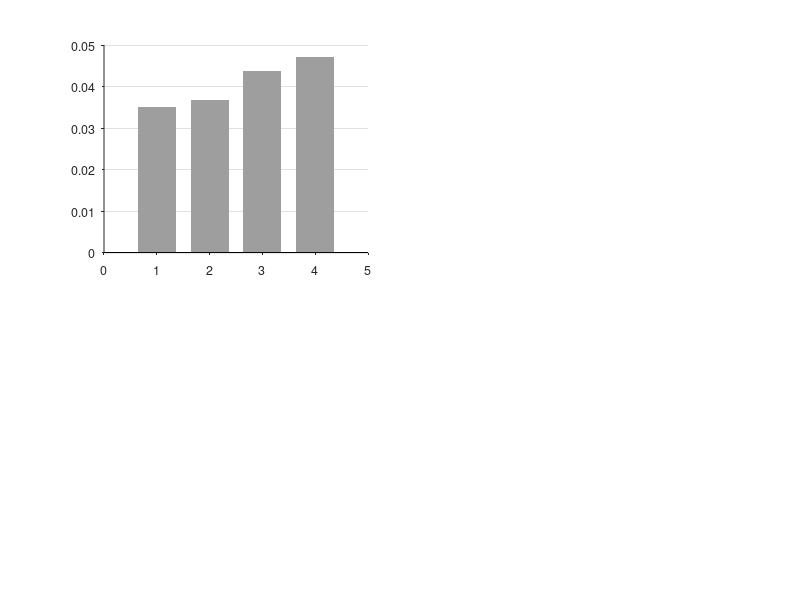

This figure's MATLAB source: (Note: this script raises an error after producing the figure.)
% 적재별 종합 - 예측 오차와 주행 오차를 한 자리에 (32 / 40 / 48 / 56 t)
%
% 무게를 MLP 입력에 넣을지에 대한 근거를 적재별로 모았다. 두 축이 있다.
%
%   가로축 = 무엇을 재나
%     예측 오차   1스텝 잔차 예측 오차. 모델 자체의 정확도
%     주행 오차   급코너 횡오차 RMS / 헤딩오차 RMS. 폐루프 추종 성능
%
%   세로축 = 그 적재를 학습에서 봤나
%     본 적재     32/40/48/56 을 다 섞어 학습. 평가 적재도 학습에 들어있다
%     안 본 적재  그 적재를 통째로 빼고 학습. 처음 보는 적재다
%
% '본 적재' 는 무게에 가장 유리한 조건이다 - 학습에서 봤고, 입력에 무게 칸이 있고,
% 주행 때 정답 무게까지 받는다. 실차에는 적재 중량계가 없으니 이건 상한선이다.
% '안 본 적재' 가 실제 배치 상황에 가깝고, 거기서 결론이 뒤집힌다.
%
%   본 적재    예측은 차이 없고(0~3%), 주행은 조건화가 7~20% 좋아 보인다.
%              그런데 플라시보(무게 열을 섞어 정보량 0)가 그 이득의 절반 이상을
%              재현한다 - 무게 정보가 아니라 입력 차원 탓이다.
%   안 본 적재 조건화가 **진다**. 횡 -24.8 / +4.0 / -54.4 / -112.5 %.
%              12 시드쌍 중 10쌍이 무게 X 승. 플라시보는 12/12 로 조건화를 이긴다.
%
% ** 40 t 주행 주의 ** 40 t 만 주행 조건이 다르다 (v=12 / 10 Hz / 시드 1개, 나머지는
% v=10 / 6.5 Hz / 시드 3개). 속도가 1.9 m/s 빨라 절대 오차가 약 2배다. 막대에
% 빗금으로 표시했다. **40 t 내부의 무게 O/X 쌍비교만 유효하다.**
%
% ** 안 본 적재 주행 ** 아직 주행 안 했으면 그 칸은 비고 '(not run yet)' 이 찍힌다.
% 채우려면:  ./scripts/run_ablation.sh lomo_nomass 56 0   (TruckMaker Loads=24000)
%
% 창 3개가 뜬다.
%   Figure 1  횡방향  4칸 (예측/본, 예측/안본, 주행/본, 주행/안본)
%   Figure 2  헤딩    4칸 (같은 배치)
%   Figure 3  같은 값을 표로. 명령창에도 같이 출력된다.
%
% 데이터: fig_mass_summary.mat  (results/mass_summary.py 가 생성)
% 실행:   results/matlab/ 폴더 안에서 `plot_mass_summary`
% 요구:   base MATLAB 만 (툴박스 불필요). R2013a 이상.

clear; close all
load('fig_mass_summary.mat')

GREY = [0.62 0.62 0.62];    % 보정 없음
NOM  = [0.12 0.47 0.71];    % 무게 없음
RES  = [0.90 0.49 0.13];    % 무게 있음
PLA  = [0.00 0.62 0.45];    % 플라시보 (Okabe-Ito bluish green)
COL  = [NOM; RES; PLA];

mm = mass(:);  nM = numel(mm);  x = (1:nM)';
w  = 0.24;
DN = 2; DA = 3;             % 예측 채널: 1=ds 2=dn 3=dalpha 4=dv

% NaN 안전 평균/표준편차 (플라시보는 일부 적재만, 40t 주행은 시드 1개, 안 본 적재
% 주행은 아직 없을 수 있다). nanmean 은 Statistics Toolbox 함수라 쓰지 않는다.
nm_mean = @(v) sum(v(~isnan(v))) / max(sum(~isnan(v)), 1);
nm_sd   = @(v) std(v(~isnan(v)));
nm_n    = @(v) sum(~isnan(v));

%% ---- 4칸의 정의: {데이터, 보정없음, 채널, 배율, 제목, y라벨} ----
% k=1 횡, k=2 헤딩
for k = 1:2
    if k == 1
        pc = DN; dc = 1; sc = 1;      chn = 'lateral';
        yp = '1-step  \Deltan  [m]';  yd = 'corner  |n|  RMS  [m]';
    else
        pc = DA; dc = 2; sc = 180/pi; chn = 'heading';
        yp = '1-step  \Delta\alpha  [deg]'; yd = 'corner  \alpha  RMS  [deg]';
    end
    PANEL = { pred_seen,   pred_raw_seen,   pc, sc, ...
                sprintf('(a)  prediction error  -  SEEN payload'),   yp, 0; ...
              pred_unseen, pred_raw_unseen, pc, sc, ...
                sprintf('(b)  prediction error  -  UNSEEN payload'), yp, 0; ...
              drive_seen,  [],              dc, 1,  ...
                sprintf('(c)  tracking error  -  SEEN payload'),     yd, 1; ...
              drive_unseen,[],              dc, 1,  ...
                sprintf('(d)  tracking error  -  UNSEEN payload'),   yd, 1 };

    figure('Color','w','Position',[40+30*k 40 1120 720])
    for p = 1:4
        A = PANEL{p,1};  R = PANEL{p,2};  ci = PANEL{p,3};
        s = PANEL{p,4};  ttl = PANEL{p,5}; ylb = PANEL{p,6}; isdrive = PANEL{p,7};
        subplot(2,2,p); hold on; box off
        set(gca,'FontSize',9,'TickDir','out','YGrid','on', ...
                'GridColor',[.88 .88 .88],'GridAlpha',1,'Layer','bottom')

        if ~isempty(R)      % 보정 없음: 회색 배경 막대 (스케일 기준선)
            bar(x, R(:,ci)*s, 0.72, 'FaceColor', GREY, 'EdgeColor','none', ...
                'FaceAlpha', 0.30);
        end

        hb = []; lg = {}; any_data = 0;
        for a = 1:3
            mu = zeros(nM,1); n = zeros(nM,1);
            for i = 1:nM
                v = squeeze(A(i,a,:,ci))*s;
                mu(i) = nm_mean(v);  n(i) = nm_n(v);
            end
            if ~any(n), continue; end
            any_data = 1;
            mu(n == 0) = 0;
            hh = bar(x + (a-2)*w, mu, w*0.9, 'FaceColor', COL(a,:), 'EdgeColor','none');
            hb(end+1) = hh; lg{end+1} = arm{a};  %#ok<AGROW,SAGROW>
            for i = 1:nM
                v = squeeze(A(i,a,:,ci))*s;  v = v(~isnan(v));
                if isempty(v), continue; end
                % 개별 시드를 점으로 - 산포를 숨기지 않는다
                plot(x(i) + (a-2)*w, v, 'o', 'MarkerSize', 3.5, ...
                     'MarkerFaceColor','w','MarkerEdgeColor',COL(a,:)*0.7,'LineWidth',0.8);
                % 40t 주행은 조건이 다르다 - 별표로 경고
                if isdrive && ~drive_same(i)
                    yl = ylim;
                    text(x(i)+(a-2)*w, mu(i)+0.03*(yl(2)-yl(1)), '*', ...
                         'HorizontalAlignment','center','FontSize',11,'Color',[.7 .2 .2]);
                end
            end
        end

        set(gca,'XTick',x,'XTickLabel',arrayfun(@(m) sprintf('%dt',m), mm, ...
                'UniformOutput',false))
        ylabel(ylb);  xlim([0.5 nM+0.5])
        title(ttl,'FontSize',10,'FontWeight','normal')
        if p >= 3, xlabel('Payload'); end
        if ~any_data
            yl = ylim;
            text(mean(xlim), mean(yl), '(not run yet)', ...
                 'HorizontalAlignment','center','FontSize',12,'Color',[.6 .6 .6]);
        elseif p == 1
            legend(hb, lg, 'Location','northwest','Box','off','FontSize',8);
        end
        if isdrive && any(~drive_same)
            yl = ylim;
            text(0.55, yl(1)+0.96*(yl(2)-yl(1)), ...
                 '*  different run condition (v=12, 10 Hz, 1 seed)', ...
                 'FontSize',7.5,'Color',[.7 .2 .2]);
        end
    end
    annotation('textbox',[0.005 0.955 0.99 0.04],'String', ...
        sprintf(['%s channel   -   with-mass input helps only where the payload ' ...
        'was in the training set'], upper(chn)), ...
        'EdgeColor','none','FontSize',11,'FontWeight','bold', ...
        'HorizontalAlignment','center');
end

%% ---- 수치 표 (명령창 + Figure 3) ----
LBL = {'lateral', 'heading'};
BLK = {'prediction / SEEN', 'prediction / UNSEEN', ...
       'tracking / SEEN',   'tracking / UNSEEN'};
lines = {};
for k = 1:2
    if k == 1, pc = DN; dc = 1; sc = 1; else pc = DA; dc = 2; sc = 180/pi; end
    SRC = {pred_seen, pred_raw_seen, pc, sc; pred_unseen, pred_raw_unseen, pc, sc; ...
           drive_seen, [], dc, 1;            drive_unseen, [], dc, 1};
    lines{end+1} = sprintf('=== %s ===', upper(LBL{k}));  %#ok<SAGROW>
    for b = 1:4
        A = SRC{b,1}; R = SRC{b,2}; ci = SRC{b,3}; s = SRC{b,4};
        lines{end+1} = sprintf('--- %s', BLK{b});  %#ok<SAGROW>
        lines{end+1} = sprintf('%6s %10s %16s %16s %16s %8s', ...
            'mass','no resid','no mass','with mass','shuffled','gain');  %#ok<SAGROW>
        for i = 1:nM
            if isempty(R), r0 = sprintf('%10s','-');
            else           r0 = sprintf('%10.4f', R(i,ci)*s); end
            c = cell(1,3); mu = nan(1,3);
            for a = 1:3
                v = squeeze(A(i,a,:,ci))*s;
                if nm_n(v) == 0, c{a} = sprintf('%16s','-');
                else
                    mu(a) = nm_mean(v);
                    c{a} = sprintf('%10.4f%c%.4f', mu(a), char(177), nm_sd(v));
                end
            end
            if isnan(mu(1)) || isnan(mu(2)), g = sprintf('%8s','-');
            else g = sprintf('%7.1f%%', 100*(mu(1)-mu(2))/mu(1)); end
            lines{end+1} = sprintf('%5dt %s %s %s %s %s', ...
                mm(i), r0, c{1}, c{2}, c{3}, g);  %#ok<SAGROW>
        end
    end
    lines{end+1} = '';  %#ok<SAGROW>
end
fprintf('\n');
for i = 1:numel(lines), fprintf('%s\n', lines{i}); end

figure('Color','w','Position',[100 60 880 900]); axis off
text(0.02, 0.985, 'Payload summary — prediction error and tracking error', ...
     'FontSize',12,'FontWeight','bold');
yy = 0.955;
for i = 1:numel(lines)
    L = lines{i};
    if isempty(L), yy = yy - 0.010; continue; end
    if strncmp(L,'===',3),      fw='bold'; cl=[0 0 0];        fs=10;
    elseif strncmp(L,'---',3),  fw='bold'; cl=[.25 .25 .25];  fs=9;
    elseif strncmp(L,'  mass',6) || ~isempty(strfind(L,'no resid'))
                                fw='bold'; cl=[.4 .4 .4];     fs=8.5;
    else                        fw='normal'; cl=[0 0 0];      fs=8.5; end
    text(0.02, yy, L, 'FontName','FixedWidth','FontSize',fs, ...
         'FontWeight',fw,'Color',cl,'Interpreter','none');
    yy = yy - 0.0215;
end
xlim([0 1]); ylim([0 1])
